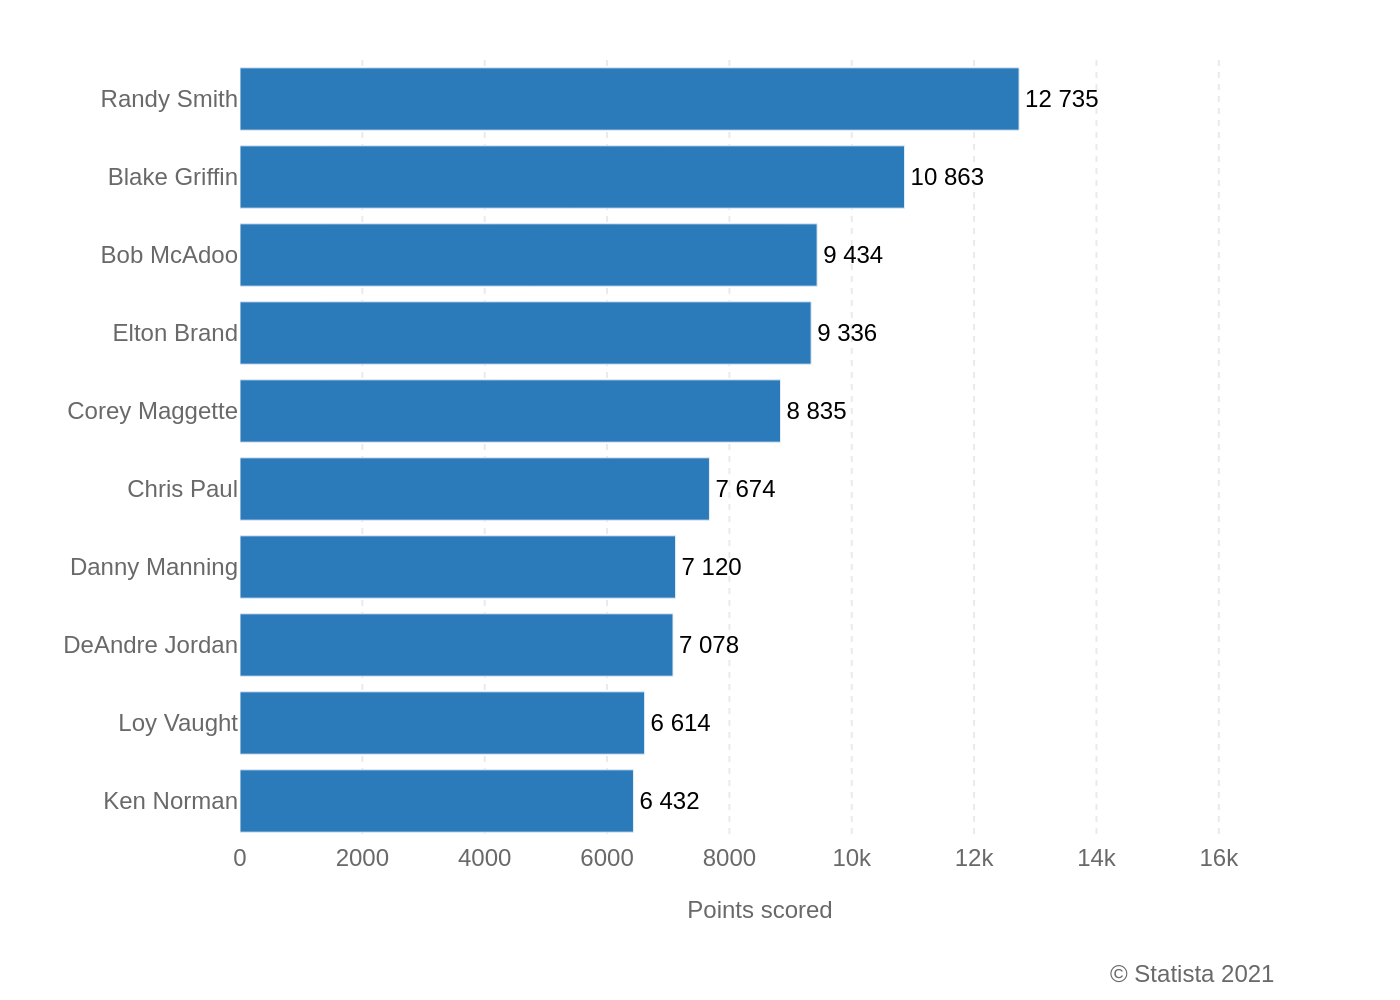

Write the Python code that produced this figure.
import sys
import json
from pathlib import Path
import plotly.graph_objects as go

if len(sys.argv) != 2:
    print("Usage: python create_chart.py <path_to_json_file>")
    sys.exit(1)

json_path = sys.argv[1]
if not Path(json_path).is_file():
    print(f"Error: JSON file not found at '{json_path}'")
    sys.exit(1)

with open(json_path, 'r', encoding='utf-8') as f:
    chart_info = json.load(f)

chart_data = chart_info['chart_data']
texts = chart_info['texts']
colors = chart_info['colors']

categories = [item['category'] for item in chart_data]
values = [item['value'] for item in chart_data]
formatted_text = [f"{v:,}".replace(',', ' ') for v in values]

fig = go.Figure()

fig.add_trace(go.Bar(
    x=values,
    y=categories,
    orientation='h',
    marker_color=colors[0],
    text=formatted_text,
    textposition='outside',
    textfont=dict(color='black', size=12),
    cliponaxis=False
))

fig.update_layout(
    font=dict(family="Arial", size=12),
    plot_bgcolor='white',
    paper_bgcolor='white',
    showlegend=False,
    margin=dict(l=120, r=60, t=30, b=80),
    xaxis=dict(
        title=texts.get('xaxis_title'),
        title_font=dict(color='dimgrey', size=12),
        showgrid=True,
        gridcolor='#EAEAEA',
        gridwidth=1,
        griddash='dot',
        zeroline=False,
        showline=False,
        range=[0, 17000],
        tickvals=[0, 2000, 4000, 6000, 8000, 10000, 12000, 14000, 16000],
        tickfont=dict(color='dimgrey')
    ),
    yaxis=dict(
        showgrid=False,
        showline=False,
        showticklabels=True,
        tickfont=dict(color='dimgrey')
    )
)

if texts.get('source'):
    fig.add_annotation(
        text=texts['source'],
        align='left',
        showarrow=False,
        xref='paper',
        yref='paper',
        x=1,
        y=-0.15,
        xanchor='right',
        yanchor='top',
        font=dict(color='dimgrey')
    )

base_filename = Path(json_path).stem
output_filename = f"{base_filename}.png"
fig.write_image(output_filename, scale=2)

print(f"Chart saved as {output_filename}")
